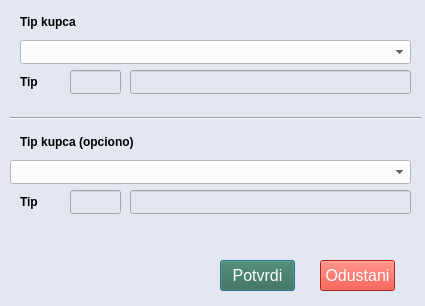
<?xml version="1.0" encoding="UTF-8"?>
<ui version="4.0">
 <class>selectCustomerDialog</class>
 <widget class="QDialog" name="selectCustomerDialog">
  <property name="geometry">
   <rect>
    <x>0</x>
    <y>0</y>
    <width>425</width>
    <height>306</height>
   </rect>
  </property>
  <property name="font">
   <font>
    <pointsize>12</pointsize>
   </font>
  </property>
  <property name="windowTitle">
   <string>Izaberi kupca</string>
  </property>
  <property name="styleSheet">
   <string notr="true">background-color: #e3e7f1;</string>
  </property>
  <widget class="QComboBox" name="tipCombo">
   <property name="geometry">
    <rect>
     <x>20</x>
     <y>40</y>
     <width>391</width>
     <height>24</height>
    </rect>
   </property>
   <property name="styleSheet">
    <string notr="true">background-color: rgb(255, 255, 255);
color: rgb(0, 0, 0);
selection-background-color: rgb(82, 104, 143);
selection-color: rgb(255, 255, 255);</string>
   </property>
   <item>
    <property name="text">
     <string/>
    </property>
   </item>
   <item>
    <property name="text">
     <string>10 PIB Kupca</string>
    </property>
   </item>
   <item>
    <property name="text">
     <string>11 JMBG</string>
    </property>
   </item>
   <item>
    <property name="text">
     <string>12 PIB i JBKS (budžet)</string>
    </property>
   </item>
   <item>
    <property name="text">
     <string>14 PIB za poljoprivrednike imaoce gazdinstva</string>
    </property>
   </item>
   <item>
    <property name="text">
     <string>15 JMBG za poljoprivrednike imaoce gazdinstva</string>
    </property>
   </item>
   <item>
    <property name="text">
     <string>16 BPG Broj poljoprivrednog gazdinstva</string>
    </property>
   </item>
   <item>
    <property name="text">
     <string>20 Broj lične karte (domaće lice)</string>
    </property>
   </item>
   <item>
    <property name="text">
     <string>21 Broj izbegličke legitimacije (domaće lice)</string>
    </property>
   </item>
   <item>
    <property name="text">
     <string>22 EBS (strano fizičko lice sa prijavljenim boravkom)</string>
    </property>
   </item>
   <item>
    <property name="text">
     <string>23 Broj pasoša</string>
    </property>
   </item>
   <item>
    <property name="text">
     <string>30 Broj pasoša (strano fizičko lice)</string>
    </property>
   </item>
   <item>
    <property name="text">
     <string>31 Broj diplomatske legitimacije (strano fizičko lice- diplomata)</string>
    </property>
   </item>
   <item>
    <property name="text">
     <string>32 Broj lične karte MKD (Makedonski drž.)</string>
    </property>
   </item>
   <item>
    <property name="text">
     <string>33 Broj lične karte MNE (Crnogorski drž.)</string>
    </property>
   </item>
   <item>
    <property name="text">
     <string>34 Broj lične karte ALB (Albanski drž.)</string>
    </property>
   </item>
   <item>
    <property name="text">
     <string>35 Broj lične karte BIH (BiH drž.)</string>
    </property>
   </item>
   <item>
    <property name="text">
     <string>36 Broj lične karte EU + Norv., Svajc. i Island</string>
    </property>
   </item>
   <item>
    <property name="text">
     <string>40 Poreski ID strane države (TIN)</string>
    </property>
   </item>
  </widget>
  <widget class="QLabel" name="labelTip">
   <property name="geometry">
    <rect>
     <x>20</x>
     <y>10</y>
     <width>81</width>
     <height>24</height>
    </rect>
   </property>
   <property name="minimumSize">
    <size>
     <width>81</width>
     <height>24</height>
    </size>
   </property>
   <property name="font">
    <font>
     <pointsize>9</pointsize>
     <bold>true</bold>
    </font>
   </property>
   <property name="text">
    <string>Tip kupca</string>
   </property>
  </widget>
  <widget class="QLabel" name="labelTip_2">
   <property name="geometry">
    <rect>
     <x>20</x>
     <y>70</y>
     <width>50</width>
     <height>24</height>
    </rect>
   </property>
   <property name="minimumSize">
    <size>
     <width>50</width>
     <height>24</height>
    </size>
   </property>
   <property name="font">
    <font>
     <pointsize>9</pointsize>
     <bold>true</bold>
    </font>
   </property>
   <property name="text">
    <string>Tip</string>
   </property>
  </widget>
  <widget class="QLineEdit" name="tipEdit">
   <property name="geometry">
    <rect>
     <x>70</x>
     <y>70</y>
     <width>51</width>
     <height>24</height>
    </rect>
   </property>
   <property name="minimumSize">
    <size>
     <width>24</width>
     <height>24</height>
    </size>
   </property>
   <property name="font">
    <font>
     <pointsize>9</pointsize>
     <bold>true</bold>
    </font>
   </property>
   <property name="readOnly">
    <bool>true</bool>
   </property>
  </widget>
  <widget class="QLineEdit" name="kupacTipEdit">
   <property name="geometry">
    <rect>
     <x>130</x>
     <y>70</y>
     <width>281</width>
     <height>24</height>
    </rect>
   </property>
   <property name="minimumSize">
    <size>
     <width>281</width>
     <height>24</height>
    </size>
   </property>
   <property name="font">
    <font>
     <pointsize>9</pointsize>
     <bold>true</bold>
    </font>
   </property>
  </widget>
  <widget class="Line" name="line">
   <property name="geometry">
    <rect>
     <x>10</x>
     <y>110</y>
     <width>411</width>
     <height>16</height>
    </rect>
   </property>
   <property name="orientation">
    <enum>Qt::Horizontal</enum>
   </property>
  </widget>
  <widget class="QLabel" name="labelTip_3">
   <property name="geometry">
    <rect>
     <x>20</x>
     <y>130</y>
     <width>141</width>
     <height>24</height>
    </rect>
   </property>
   <property name="minimumSize">
    <size>
     <width>81</width>
     <height>24</height>
    </size>
   </property>
   <property name="font">
    <font>
     <pointsize>9</pointsize>
     <bold>true</bold>
    </font>
   </property>
   <property name="text">
    <string>Tip kupca (opciono)</string>
   </property>
  </widget>
  <widget class="QComboBox" name="tipOpcionoCombo">
   <property name="geometry">
    <rect>
     <x>10</x>
     <y>160</y>
     <width>401</width>
     <height>24</height>
    </rect>
   </property>
   <property name="minimumSize">
    <size>
     <width>281</width>
     <height>24</height>
    </size>
   </property>
   <property name="styleSheet">
    <string notr="true">background-color: rgb(255, 255, 255);
color: rgb(0, 0, 0);
selection-background-color: rgb(82, 104, 143);
selection-color: rgb(255, 255, 255);</string>
   </property>
   <item>
    <property name="text">
     <string/>
    </property>
   </item>
   <item>
    <property name="text">
     <string>20 Broj SNPDV</string>
    </property>
   </item>
   <item>
    <property name="text">
     <string>21 Broj LNPDV</string>
    </property>
   </item>
   <item>
    <property name="text">
     <string>30 Broj PPO-PDV</string>
    </property>
   </item>
   <item>
    <property name="text">
     <string>31 Broj ZPPO-PDV</string>
    </property>
   </item>
   <item>
    <property name="text">
     <string>32 Broj MPPO-PDV</string>
    </property>
   </item>
   <item>
    <property name="text">
     <string>33 Broj IPPO-PDV</string>
    </property>
   </item>
   <item>
    <property name="text">
     <string>50 Broj korporacijske kartice</string>
    </property>
   </item>
   <item>
    <property name="text">
     <string>60 Period za refundiranje korpor. kartica</string>
    </property>
   </item>
  </widget>
  <widget class="QLineEdit" name="kupacTipOpcionoEdit">
   <property name="geometry">
    <rect>
     <x>130</x>
     <y>190</y>
     <width>281</width>
     <height>24</height>
    </rect>
   </property>
   <property name="minimumSize">
    <size>
     <width>281</width>
     <height>24</height>
    </size>
   </property>
   <property name="font">
    <font>
     <pointsize>9</pointsize>
     <bold>true</bold>
    </font>
   </property>
  </widget>
  <widget class="QLabel" name="labelTip_4">
   <property name="geometry">
    <rect>
     <x>20</x>
     <y>190</y>
     <width>50</width>
     <height>24</height>
    </rect>
   </property>
   <property name="minimumSize">
    <size>
     <width>50</width>
     <height>24</height>
    </size>
   </property>
   <property name="font">
    <font>
     <pointsize>9</pointsize>
     <bold>true</bold>
    </font>
   </property>
   <property name="text">
    <string>Tip</string>
   </property>
  </widget>
  <widget class="QLineEdit" name="tipOpcionoEdit">
   <property name="geometry">
    <rect>
     <x>70</x>
     <y>190</y>
     <width>51</width>
     <height>24</height>
    </rect>
   </property>
   <property name="minimumSize">
    <size>
     <width>24</width>
     <height>24</height>
    </size>
   </property>
   <property name="font">
    <font>
     <pointsize>9</pointsize>
     <bold>true</bold>
    </font>
   </property>
   <property name="readOnly">
    <bool>true</bool>
   </property>
  </widget>
  <widget class="QPushButton" name="okButton">
   <property name="geometry">
    <rect>
     <x>220</x>
     <y>260</y>
     <width>75</width>
     <height>31</height>
    </rect>
   </property>
   <property name="styleSheet">
    <string notr="true">QPushButton#okButton {
background-color: rgb(51, 103, 76);
color: rgb(255, 255, 255);
font: 700 9pt &quot;Segoe UI&quot;;
}
QPushButton#okButton:hover {
	background-color:white; 
	color: #33674c; 
}
QPushButton#okButton:pressed {
    background-color:white; 
	color: #33674c; 
}</string>
   </property>
   <property name="text">
    <string>Potvrdi</string>
   </property>
  </widget>
  <widget class="QPushButton" name="cancelButton">
   <property name="geometry">
    <rect>
     <x>320</x>
     <y>260</y>
     <width>75</width>
     <height>31</height>
    </rect>
   </property>
   <property name="styleSheet">
    <string notr="true">QPushButton#cancelButton {
background-color: rgb(236, 46, 32);
color: rgb(255, 255, 255);
font: 700 9pt &quot;Segoe UI&quot;;
}
QPushButton#cancelButton:hover {
      background-color:white; 
	color: red ;
}
QPushButton#cancelButton:pressed {
    background-color:white; 
	color: red ;
}</string>
   </property>
   <property name="text">
    <string>Odustani</string>
   </property>
  </widget>
 </widget>
 <resources/>
 <connections/>
</ui>
